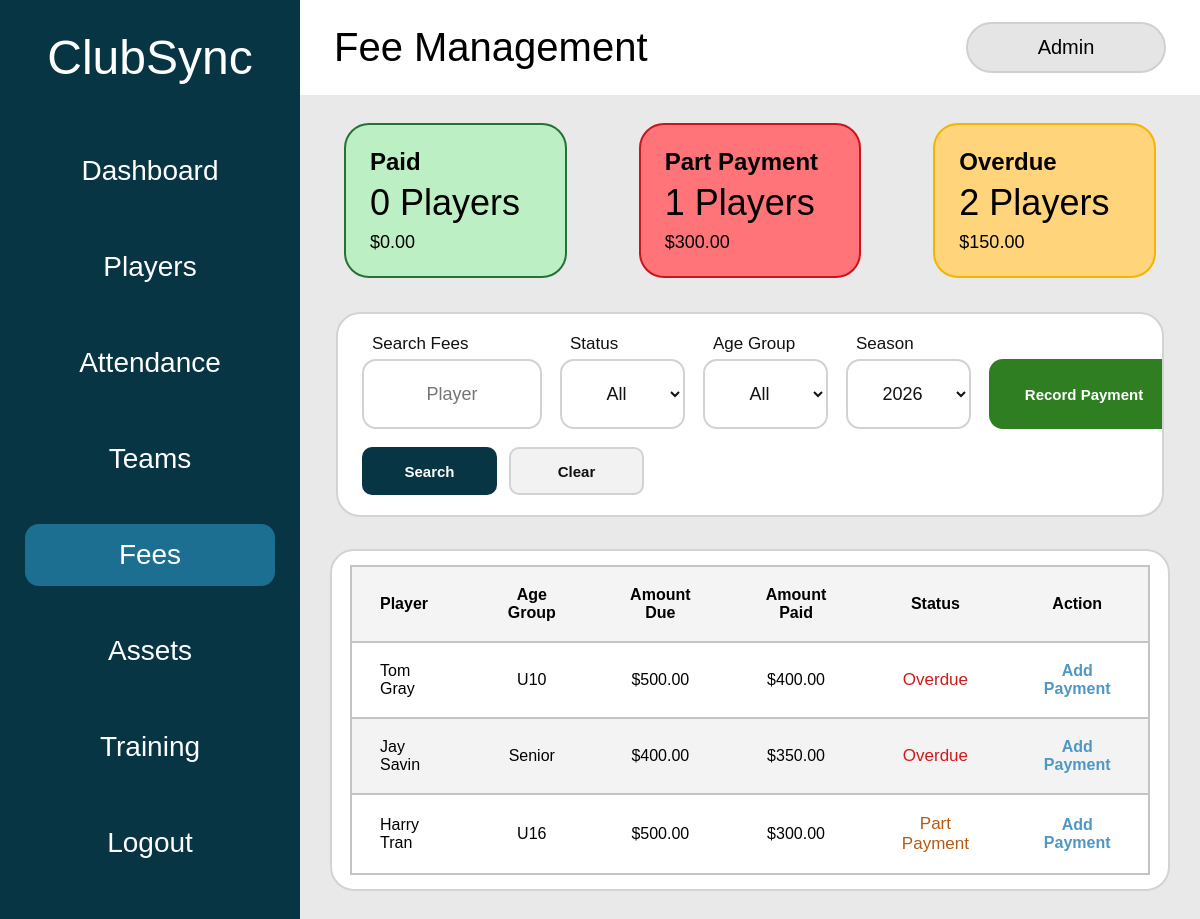
Before: /fees (signed in) with the older database file.
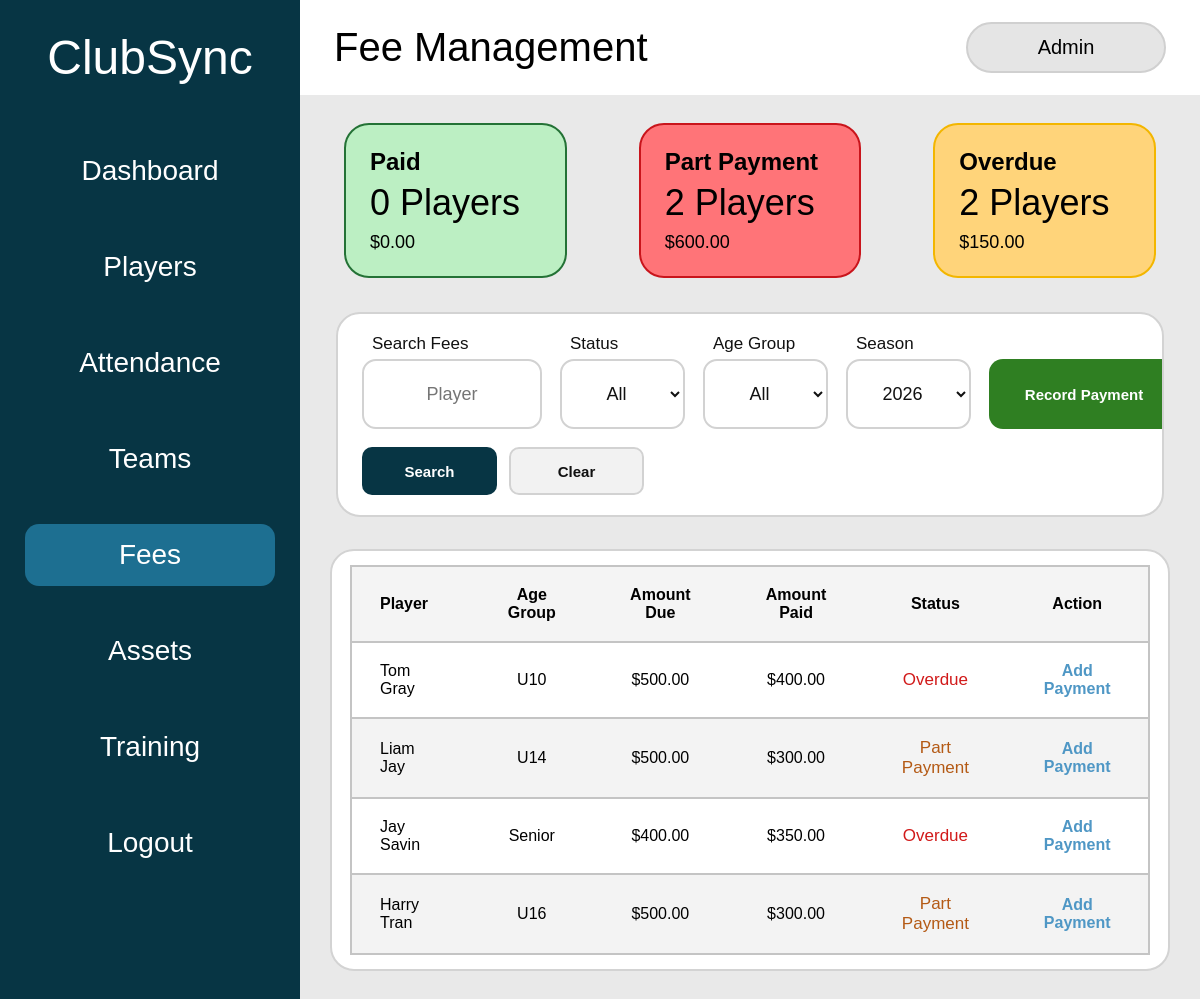
After: the same page with the newer database file.
### tables this page shows
CREATE TABLE fees (
        fee_id INTEGER PRIMARY KEY AUTOINCREMENT,
        player_id INTEGER NOT NULL,
        season INTEGER NOT NULL,
        amount_due REAL NOT NULL
            DEFAULT 0
            CHECK (amount_due >= 0),
        amount_paid REAL NOT NULL
            DEFAULT 0
            CHECK (amount_paid >= 0),
        payment_status TEXT NOT NULL
            DEFAULT 'Unpaid'
            CHECK (
                payment_status IN (
                    'Paid',
                    'Part Payment',
                    'Overdue',
                    'Unpaid'
                )
            ),
        due_date TEXT,
        payment_date TEXT,
        notes TEXT,
        created_at TEXT NOT NULL
            DEFAULT CURRENT_TIMESTAMP,
        updated_at TEXT NOT NULL
            DEFAULT CURRENT_TIMESTAMP,

        UNIQUE (
            player_id,
            season
        ),

        FOREIGN KEY (player_id)
            REFERENCES players(player_id)
            ON DELETE CASCADE
    );

CREATE TABLE players (
    player_id INTEGER PRIMARY KEY AUTOINCREMENT,
    first_name TEXT NOT NULL,
    last_name TEXT NOT NULL,
    date_of_birth TEXT NOT NULL,
    age_group TEXT NOT NULL,
    team TEXT NOT NULL,
    position TEXT NOT NULL,
    contact_phone TEXT,
    emergency_contact TEXT,
    medical_notes TEXT,
    registration_status TEXT NOT NULL DEFAULT 'Active'
);

### app.py (the view, shortened to what this page needs)
@app.route("/fees")
def fees():
    if "role" not in session:
        return redirect(url_for("login"))
    if session["role"] == "Viewer":
        return redirect(url_for("viewer"))
    search = request.args.get(
        "search",
        ""
    ).strip()
    selected_status = request.args.get(
        "status",
        ""
    ).strip()
    selected_age_group = request.args.get(
        "age_group",
        ""
    ).strip()
    current_year = date.today().year
    selected_season_value = request.args.get(
        "season",
        str(current_year)
    ).strip()
    try:
        selected_season = int(selected_season_value)
    except ValueError:
        selected_season = current_year
    allowed_statuses = {
        "",
        "Paid",
        "Part Payment",
        "Overdue",
        "Unpaid"
    }
    if selected_status not in allowed_statuses:
        selected_status = ""
    connection = get_database_connection()
    ensure_fees_table(connection)
    refresh_fee_statuses(connection)
    refresh_overdue_fee_dashboard(connection)
    connection.commit()
    query = """
        SELECT
            fees.fee_id,
            fees.player_id,
            fees.season,
            fees.amount_due,
            fees.amount_paid,
            fees.payment_status,
            fees.due_date,
            fees.payment_date,
            fees.notes,
            players.first_name,
            players.last_name,
            players.age_group,
            players.team

        FROM fees

        JOIN players
            ON fees.player_id = players.player_id

        WHERE fees.season = ?
    """
    parameters = [
        selected_season
    ]
    query += """
        ORDER BY
            players.last_name,
            players.first_name
    """
    fee_records = connection.execute(
        query,
        parameters
    ).fetchall()
    summary = connection.execute("""
        SELECT
            SUM(
                CASE
                    WHEN payment_status = 'Paid'
                    THEN 1
                    ELSE 0
                END
            ) AS paid_count,

            SUM(
                CASE
                    WHEN payment_status = 'Paid'
                    THEN amount_paid
                    ELSE 0
                END
            ) AS paid_total,

            SUM(
                CASE
                    WHEN payment_status = 'Part Payment'
                    THEN 1
                    ELSE 0
                END
            ) AS part_payment_count,

            SUM(
                CASE
                    WHEN payment_status = 'Part Payment'
                    THEN amount_paid
                    ELSE 0
                END
            ) AS part_payment_total,

            SUM(
                CASE
                    WHEN payment_status = 'Overdue'
                    THEN 1
                    ELSE 0
                END
            ) AS overdue_count,

            SUM(
                CASE
                    WHEN payment_status = 'Overdue'
                    THEN MAX(amount_due - amount_paid, 0)
                    ELSE 0
                END
            ) AS overdue_total

        FROM fees
        WHERE season = ?
    """, (
        selected_season,
    )).fetchone()
    players_for_fees = connection.execute("""
        SELECT
            player_id,
            first_name,
            last_name,
            age_group
        FROM players
        WHERE registration_status = 'Active'
        ORDER BY
            last_name,
            first_name
    """).fetchall()
    age_groups = connection.execute("""
        SELECT DISTINCT age_group
        FROM players
        WHERE registration_status = 'Active'
          AND age_group IS NOT NULL
          AND TRIM(age_group) != ''
        ORDER BY age_group
    """).fetchall()
    saved_seasons = connection.execute("""
        SELECT DISTINCT season
        FROM fees
        ORDER BY season DESC
    """).fetchall()
    seasons = {
        current_year - 2,
        current_year - 1,
        current_year,
        current_year + 1
    }
    for season_record in saved_seasons:
        seasons.add(
            int(season_record["season"])
        )
    seasons = sorted(
        seasons,
        reverse=True
    )
    connection.close()
    return render_template(
        "fees.html",
        fees=fee_records,
        players=players_for_fees,
        age_groups=age_groups,
        seasons=seasons,
        paid_count=summary["paid_count"] or 0,
        paid_total=summary["paid_total"] or 0,
        part_payment_count=(
            summary["part_payment_count"] or 0
        ),
        part_payment_total=(
            summary["part_payment_total"] or 0
        ),
        overdue_count=summary["overdue_count"] or 0,
        overdue_total=summary["overdue_total"] or 0,
        search=search,
        selected_status=selected_status,
        selected_age_group=selected_age_group,
        selected_season=selected_season,
        saved=request.args.get("saved") == "1"
    )

### app.py (called while the page is built, shortened)
def get_database_connection():
    connection = sqlite3.connect("clubsync.db")
    connection.row_factory = sqlite3.Row
    connection.execute("PRAGMA foreign_keys = ON")
    return connection

def calculate_fee_status(
    amount_due,
    amount_paid,
    due_date
):
    if amount_due > 0 and amount_paid >= amount_due:
        return "Paid"
    if due_date:
        try:
            parsed_due_date = date.fromisoformat(due_date)
            if parsed_due_date < date.today():
                return "Overdue"
        except ValueError:
            pass
    if amount_paid > 0:
        return "Part Payment"
    return "Unpaid"

def refresh_fee_statuses(connection):
    fee_records = connection.execute("""
        SELECT
            fee_id,
            amount_due,
            amount_paid,
            due_date,
            payment_status
        FROM fees
    """).fetchall()
    for fee_record in fee_records:
        current_status = calculate_fee_status(
            float(fee_record["amount_due"]),
            float(fee_record["amount_paid"]),
            fee_record["due_date"]
        )

### templates/fees.html (shortened to what the changed rows need)
<!DOCTYPE html>
<html lang="en">
<head>
    <link
        rel="stylesheet"
        href="{{ url_for('static', filename='css/style.css') }}"
    >
</head>
<body>
<div class="app-layout">
    <aside class="sidebar">
        <h1>ClubSync</h1>
    </aside>
    <main class="main-content fees-page">
        <div class="top-bar">
            <div>
                <h2>Fee Management</h2>
            </div>
        </div>
        <section class="fee-summary-grid">
            <div class="fee-summary-card part-payment-summary-card">
                <h3>Part Payment</h3>
                <p class="fee-summary-count">
                    {{ part_payment_count }} Players
                </p>
                <p class="fee-summary-amount">
                    ${{ "%.2f"|format(part_payment_total) }}
                </p>
            </div>
        </section>
        <section class="fees-table-card">
            <div class="fees-table-wrapper">
                <table class="fees-table">
                    <thead>
                        <tr>
                            <th>Player</th>
                            <th>Age Group</th>
                            <th>Amount Due</th>
                            <th>Amount Paid</th>
                            <th>Status</th>
                            <th>Action</th>
                        </tr>
                    </thead>
                    <tbody>
                        {% for fee in fees %}
                            <tr>
                                <td>
                                    {{ fee["first_name"] }}
                                    {{ fee["last_name"] }}
                                </td>
                                <td>
                                    {{ fee["age_group"] }}
                                </td>
                                <td>
                                    ${{ "%.2f"|format(fee["amount_due"]) }}
                                </td>
                                <td>
                                    ${{ "%.2f"|format(fee["amount_paid"]) }}
                                </td>
                                <td>
                                    <span
                                        class="fee-status
                                        {% if fee['payment_status'] == 'Paid' %}
                                            paid-fee-status
                                        {% elif fee['payment_status'] == 'Part Payment' %}
                                            part-payment-fee-status
                                        {% elif fee['payment_status'] == 'Overdue' %}
                                            overdue-fee-status
                                        {% else %}
                                            unpaid-fee-status
                                        {% endif %}"
                                    >
                                        {{ fee["payment_status"] }}
                                    </span>
                                </td>
                                <td>
                                    {% if session["role"] == "Admin" %}
                                        {% if fee["payment_status"] == "Paid" %}
                                            <button
                                                type="button"
                                                class="fee-action-button"
                                                onclick="openViewFeeModal(
                                                    '{{ fee['fee_id'] }}',
                                                    '{{ fee['first_name']|e }} {{ fee['last_name']|e }}',
                                                    '{{ fee['age_group']|e }}',
                                                    '{{ fee['season'] }}',
                                                    '{{ fee['amount_due'] }}',
                                                    '{{ fee['amount_paid'] }}',
                                                    '{{ fee['payment_status'] }}',
                                                    '{{ fee['due_date'] or '' }}',
                                                    '{{ fee['notes']|default('', true)|e }}'
                                                )"
                                            >
                                                View
                                            </button>
                                        {% else %}
                                            <button
                                                type="button"
                                                class="fee-action-button"
                                                onclick="openUpdatePaymentModal(
                                                    '{{ fee['fee_id'] }}',
                                                    '{{ fee['first_name']|e }} {{ fee['last_name']|e }}',
                                                    '{{ fee['amount_due'] }}',
                                                    '{{ fee['amount_paid'] }}'
                                                )"
                                            >
                                                {% if fee["amount_paid"] > 0 %}
                                                    Add Payment
                                                {% else %}
                                                    Mark Payment
                                                {% endif %}
                                            </button>
                                        {% endif %}
                                    {% endif %}
                                </td>
                            </tr>
                        {% endfor %}
                    </tbody>
                </table>
            </div>
        </section>
    </main>
</div>
</body>
</html>

Changed rows visible on the page:
added fees: first_name "Liam", last_name "Jay", age_group "U14", amount_due "500.00", amount_paid "300.00", payment_status "Part Payment", shows "Add Payment"
Other visible differences:
{{ part_payment_count }}: "1" → "2"
{{ "%.2f"|format(part_payment_total) }}: "300.00" → "600.00"
